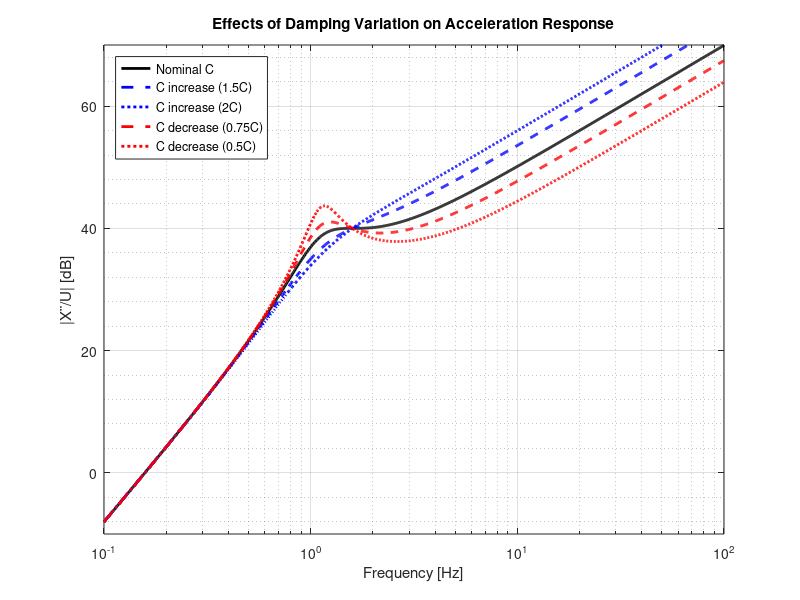

MATLAB code to generate this figure: (Note: this script raises an error after producing the figure.)
clc
clear
close all
%%

% Define frequency range (log scale)
f = logspace(-1, 2, 1000); % 0.1 Hz to 100 Hz
omega = 2*pi*f;

% System parameters
m = 400;  % kg
k_nominal = 20000;  % N/m (20 kN/m)
c_nominal = 2000;   % N.s/m (2 kN.s/m)

% Create variations of C
c_high1 = c_nominal * 1.5;    % First level increase
c_high2 = c_nominal * 2.0;    % Second level increase
c_low1 = c_nominal * 0.75;    % First level decrease
c_low2 = c_nominal * 0.5;     % Second level decrease

% Function to calculate acceleration frequency response
function mag_db = calculate_acceleration_response(m, k, c, omega)
    % For acceleration, multiply transfer function by ω²
    num = omega.^2 .* sqrt(k^2 + (c*omega).^2);
    den = sqrt((k - m*omega.^2).^2 + (c*omega).^2);
    mag = num./den;
    mag_db = 20*log10(mag);
end

% Calculate responses
mag_db_nominal = calculate_acceleration_response(m, k_nominal, c_nominal, omega);
mag_db_high1 = calculate_acceleration_response(m, k_nominal, c_high1, omega);
mag_db_high2 = calculate_acceleration_response(m, k_nominal, c_high2, omega);
mag_db_low1 = calculate_acceleration_response(m, k_nominal, c_low1, omega);
mag_db_low2 = calculate_acceleration_response(m, k_nominal, c_low2, omega);

% Create plot
figure('Position', [100 100 800 500])

% Plot all curves
semilogx(f, mag_db_nominal, 'k-', 'LineWidth', 2, 'DisplayName', 'Nominal C')
hold on
semilogx(f, mag_db_high1, 'b--', 'LineWidth', 2, 'DisplayName', 'C increase (1.5C)')
semilogx(f, mag_db_high2, 'b:', 'LineWidth', 2, 'DisplayName', 'C increase (2C)')
semilogx(f, mag_db_low1, 'r--', 'LineWidth', 2, 'DisplayName', 'C decrease (0.75C)')
semilogx(f, mag_db_low2, 'r:', 'LineWidth', 2, 'DisplayName', 'C decrease (0.5C)')

% Configure plot
grid on
xlabel('Frequency [Hz]')
ylabel('|X¨/U| [dB]')
title('Effects of Damping Variation on Acceleration Response')
legend('Location', 'northwest')

% Set axis limits
xlim([0.1 100])
ylim([-10 70])

% Add minor grid
grid minor
ax = gca;
ax.GridAlpha = 0.3;
ax.MinorGridAlpha = 0.15;

% Add frequency ticks
xticks([0.1 0.2 0.5 1 2 5 10 20 50 100])
yticks(-10:10:70)

% Format grid for easier reading
ax.XScale = 'log';
ax.YGrid = 'on';
ax.XGrid = 'on';